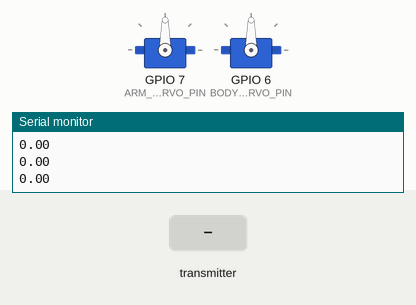
The sketch below on a simulated ESP32. Parts: 2 × servo, the last lines printed to the serial monitor. The inputs (shaded band) are chosen by the test bench.

Above: at 1.2 s.
1.3 s: the transmitter starts sending command = JAB
At 1.47 s:
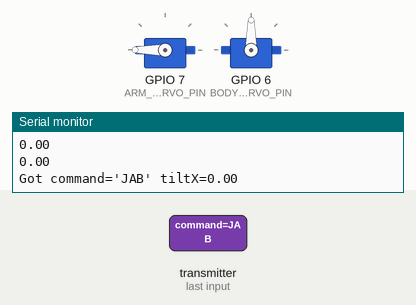
4.3 s: the transmitter starts sending command = BLOCK
7.3 s: the transmitter starts sending tiltX = 25
At 8.35 s:
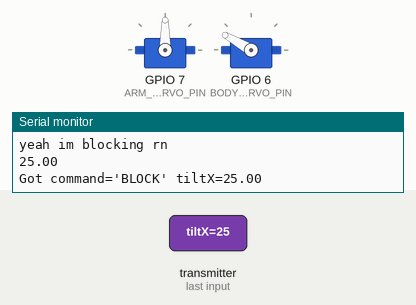
10.3 s: the transmitter starts sending command = JAB
13.3 s: the transmitter starts sending tiltX = 0
At 13.58 s:
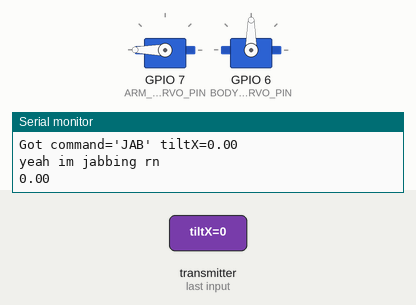
16.3 s: the transmitter starts sending tiltX = 50
At 16.88 s:
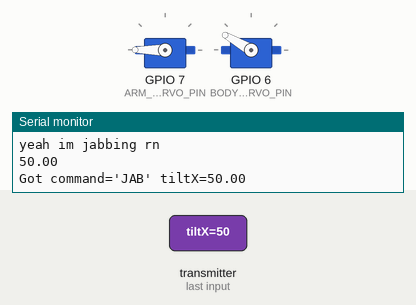
Timing chart, 0 to 20.3 s (numbered marks = the images above; inputs shaded):
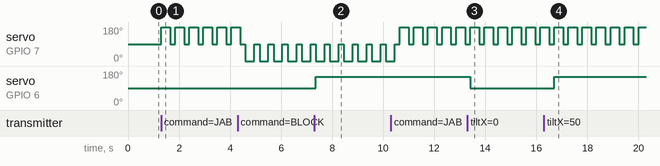

Measured:
- after the input at 1.3 s, servo on GPIO 7 (ARM_SERVO_PIN): alternates 180° for 0.35 s and 90° for 0.20 s, starting at once
- after the input at 7.3 s, servo on GPIO 6 (BODY_SERVO_PIN): 90° → 150° after 0.06 s
- after the input at 13.3 s, servo on GPIO 6 (BODY_SERVO_PIN): 150° → 90° after 0.11 s
- after the input at 16.3 s, servo on GPIO 6 (BODY_SERVO_PIN): 90° → 150° after 0.41 s

The sketch:

jab_receiver_Servo.ino
```cpp
/*
reciever
  pwm servo sg90 tower pro ultra
  arm servo  -> pwm pin 6
  body servo -> pwm pin 5   <-- wire this one up, adjust pin if needed
*/

#include <esp_now.h>
#include <WiFi.h>
#include <esp_wifi.h>
#include <ESP32Servo.h>

// Must match ESPNOW_CHANNEL in the sender sketches.
#define ESPNOW_CHANNEL 3

// ---- ARM SERVO CONFIG ----
const int ARM_SERVO_PIN = 7;
const int REST_ANGLE = 90;    // neutral / guard position
const int JAB_ANGLE   = 180;   // jab thrust position (60° one way from rest)
const int BLOCK_ANGLE = 0;  // block position — mirrored, 60° the OPPOSITE way from rest
const unsigned long HOLD_MS   = 350;
const unsigned long RETURN_PAUSE_MS = 200;

const int BODY_SERVO_PIN = 6;
const int BODY_REST_ANGLE = 90;
const int BODY_TILT_SWING = 60;      // max degrees either side of rest
const float TILT_ACCEL_RANGE = 8.0;  // must match sender's TILT_ACCEL_RANGE

Servo armServo;
Servo bodyServo;

volatile bool jabTriggered = false;
volatile bool blockTriggered = false;
volatile float latestTiltX = 0;

typedef struct struct_message {
  char command[10];
  float tiltX;
} struct_message;

struct_message incomingData;

float mapf(float x, float in_min, float in_max, float out_min, float out_max) {
  return (x - in_min) * (out_max - out_min) / (in_max - in_min) + out_min;
}

int tiltToBodyAngle(float gyroX)
{
  Serial.println(gyroX);
  float a = constrain(gyroX, -TILT_ACCEL_RANGE, TILT_ACCEL_RANGE);
  return (int)mapf(a, -TILT_ACCEL_RANGE, TILT_ACCEL_RANGE,
                    BODY_REST_ANGLE - BODY_TILT_SWING,
                    BODY_REST_ANGLE + BODY_TILT_SWING);
}

void onDataRecv(const esp_now_recv_info_t *info, const uint8_t *data, int len) {
  if (len != sizeof(incomingData)) return;
  memcpy(&incomingData, data, sizeof(incomingData));
  Serial.printf("Got command='%s' tiltX=%.2f\n", incomingData.command, incomingData.tiltX);

  latestTiltX = incomingData.tiltX;

  if (strcmp(incomingData.command, "JAB") == 0) {
    jabTriggered = true;
  } else if (strcmp(incomingData.command, "BLOCK") == 0) {
    blockTriggered = true;
  }
}

void setup() {
  Serial.begin(115200);

  ESP32PWM::allocateTimer(0);
  armServo.setPeriodHertz(50);
  armServo.attach(ARM_SERVO_PIN, 500, 2400);
  armServo.write(REST_ANGLE);

  ESP32PWM::allocateTimer(1);
  bodyServo.setPeriodHertz(50);
  bodyServo.attach(BODY_SERVO_PIN, 500, 2400);
  bodyServo.write(BODY_REST_ANGLE);

  WiFi.mode(WIFI_STA);
  WiFi.disconnect();
  esp_wifi_set_channel(ESPNOW_CHANNEL, WIFI_SECOND_CHAN_NONE);
  esp_wifi_set_ps(WIFI_PS_NONE);

  Serial.print("Receiver MAC: ");
  Serial.println(WiFi.macAddress());
  Serial.println("^ copy this into RECEIVER_MAC on BOTH sender sketches");

  if (esp_now_init() != ESP_OK) {
    Serial.println("ESP-NOW init failed");
    return;
  }
  esp_now_register_recv_cb(onDataRecv);
}

void loop() {
  if (jabTriggered) {
    jabTriggered = false;
    performMove(JAB_ANGLE);
    Serial.println("yeah im jabbing rn");
  }
  if (blockTriggered) {
    blockTriggered = false;
    performMove(BLOCK_ANGLE);
    Serial.println("yeah im blocking rn");
  }

  bodyServo.write(tiltToBodyAngle(latestTiltX));
}

void performMove(int targetAngle) {
  armServo.write(targetAngle);
  delay(HOLD_MS);
  armServo.write(REST_ANGLE);
  delay(RETURN_PAUSE_MS);
}
```
